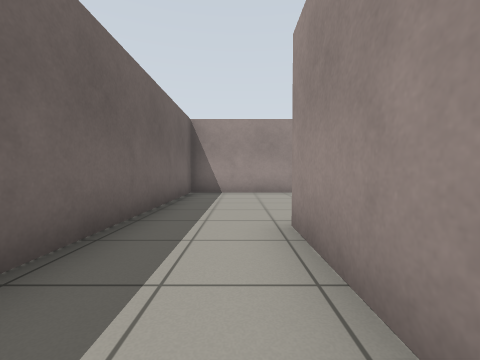
View 1 (above)

24 first-person views from a walk through a robot-simulator world made for Gazebo. The camera is 0.72 m above the floor, tilts 2° down and sees 90° across. The floor is counted in squares, 1 m on a side. Each view is taken from the middle of a square. On the plan, view 1 faces up. The plan holds only what a view shows up to about 9 squares ahead; the rest is blank.

View 2
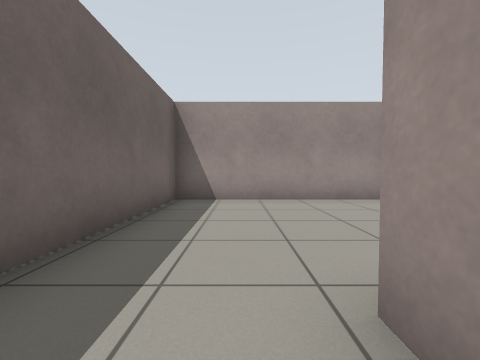

View 3
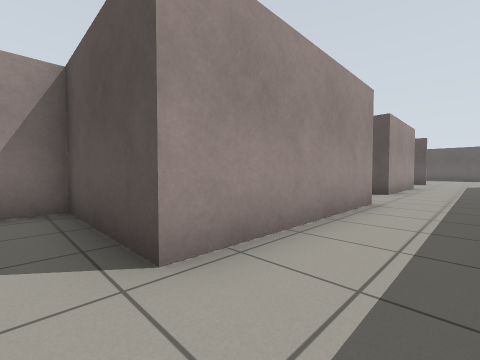

View 4
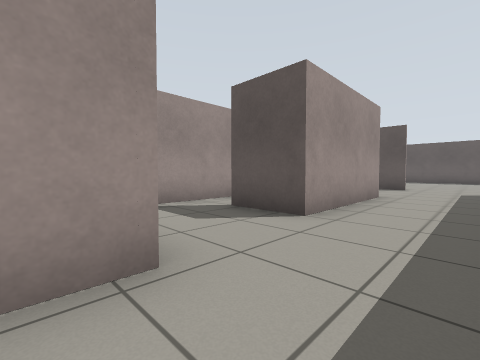

View 5
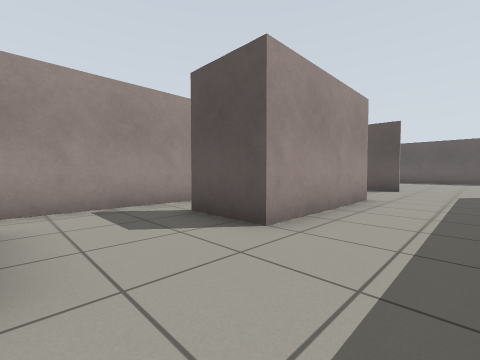

View 6
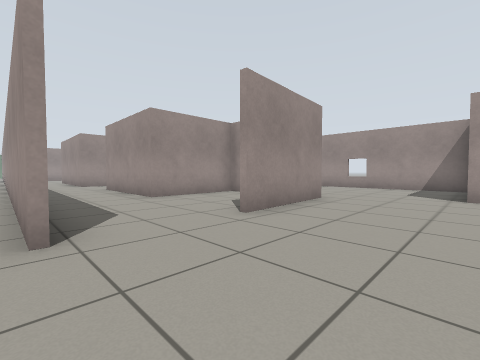

View 7
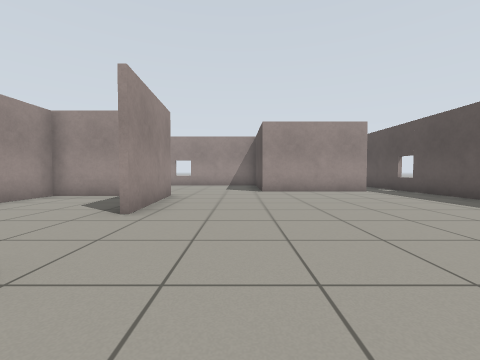

View 8
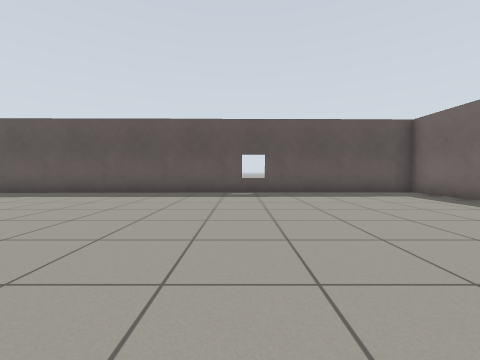

View 9
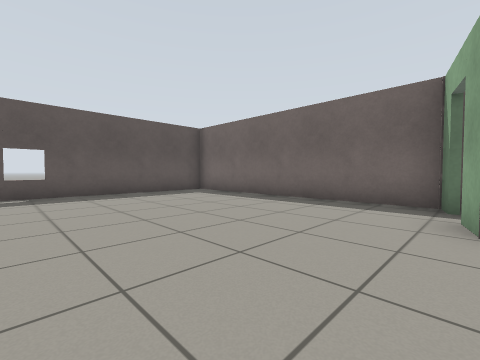

View 10
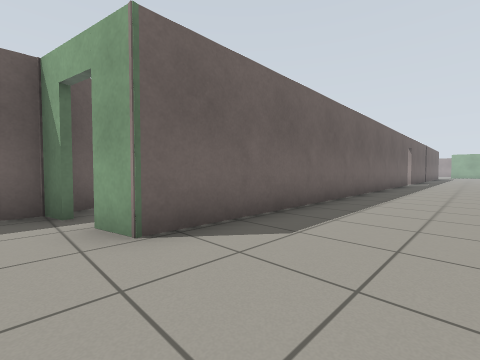

View 11
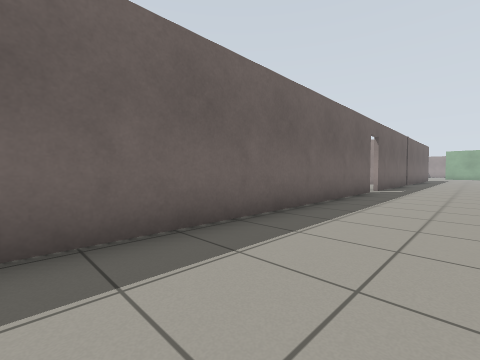

View 12
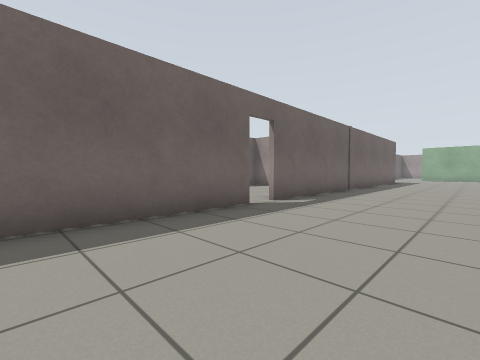

View 13
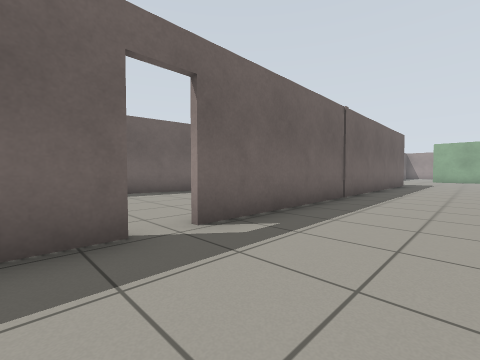

View 14
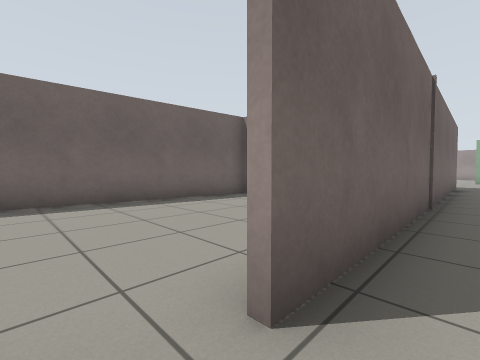

View 15
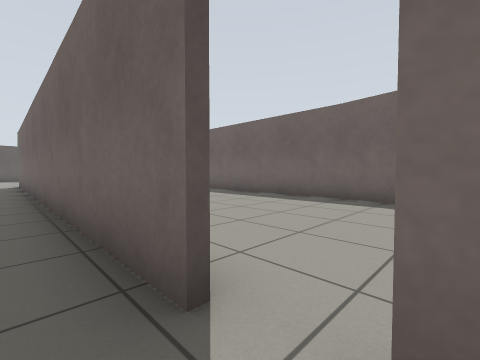

View 16
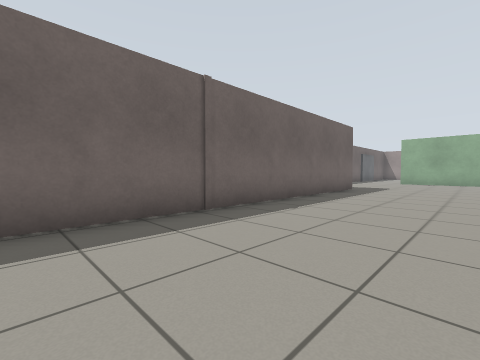

View 17
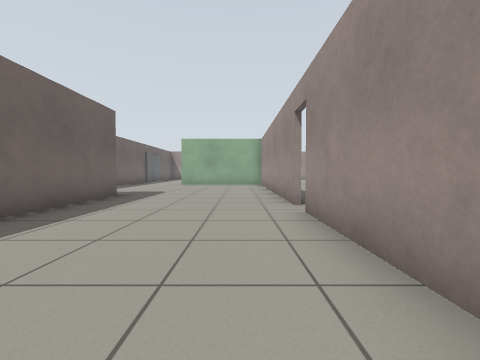

View 18
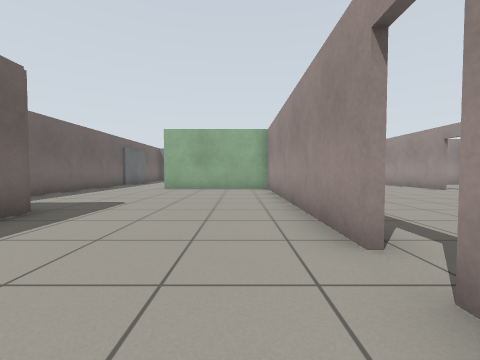

View 19
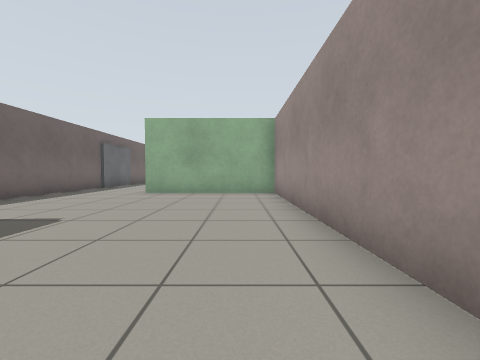

View 20
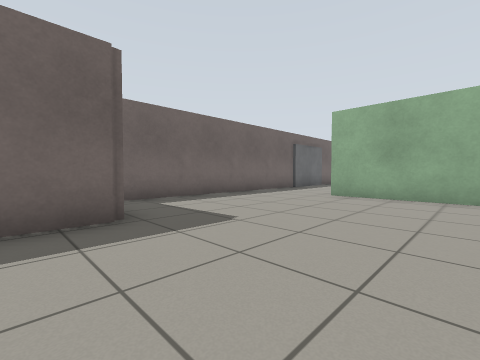

View 21
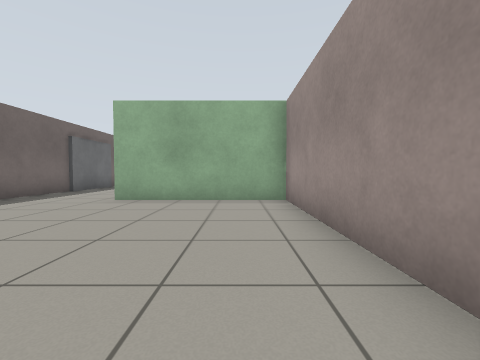

View 22
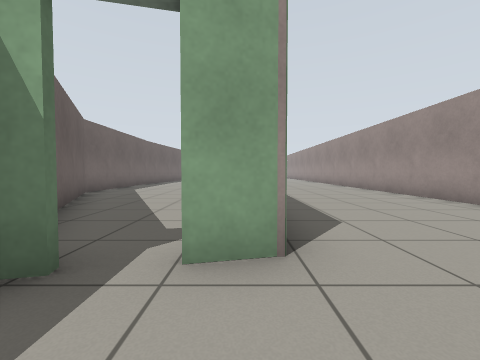

View 23
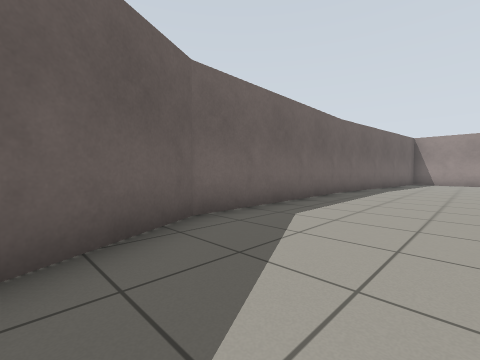

View 24
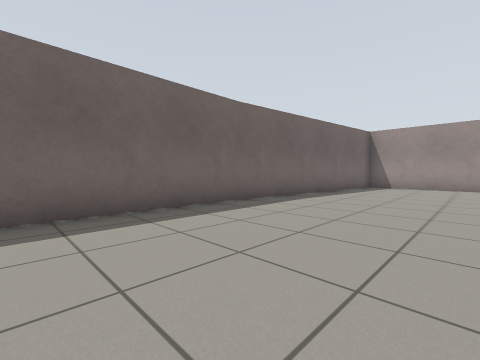

### Floor plan
Ten units are one square. View 1 is at (0, 0); x grows to the right and y downward. Boxes are objects, and circles mark ways between rooms. Rooms are numbered by the first view taken in them; rooms with no view inside come last. Other rooms are left out.
<svg viewBox="-129 -226 195 434">
<path fill="none" stroke="#000" d="M7 19 7 -32 40 -32 40 -41M38 -82 -17 -82 -17 -16M10 85 10 45M-67 -21 -66 120 -75 122M-18 121 -18 31M10 120 20 119M41 105 41 85 10 85M-82 123 -89 125 -89 203 61 201M34 120 10 121M-18 -91 -18 -124M56 186 56 148M-18 -131 -18 -211 -62 -211M-67 -153 -67 -28M-90 -201 -90 -182M-92 -214 -92 -161M-90 -221 -90 -202M-124 -4 -123 58 -104 96M-80 -77 -91 -77M-115 -77 -124 -3M-93 117 -89 125M10 45 28 45M41 58 40 19"/>
<circle cx="-5" cy="80" r="3" fill="#2a7"/>
<circle cx="15" cy="35" r="3" fill="#2a7"/>
<circle cx="-70" cy="-25" r="3" fill="#2a7"/>
<circle cx="-80" cy="120" r="3" fill="#2a7"/>
<text x="0" y="-10">1</text>
<text x="-30" y="40">2</text>
<text x="-90" y="10">3</text>
<text x="20" y="40">4</text>
</svg>
Room 1 opens to room 2. Room 1 opens to room 4. Room 2 opens to room 3.

Where each view was taken, in squares from view 1:
view 1: 0 up, 0 right, facing up
view 2: 2 up, 0 right, facing up
view 3: 4 up, 1 left, facing down-right
view 4: 1 down, 1 left, facing down-right
view 5: 2 down, 1 left, facing down-right
view 6: 15 down, 2 left, facing up-right
view 7: 14 down, 3 left, facing right
view 8: 12 down, 3 left, facing down
view 9: 12 down, 3 left, facing down-left
view 10: 13 down, 4 left, facing up-left
view 11: 7 down, 4 left, facing up-left
view 12: 2 down, 3 left, facing up-left
view 13: 1 up, 4 left, facing up-left
view 14: 2 up, 6 left, facing up-left
view 15: 3 up, 6 left, facing down-left
view 16: 5 up, 3 left, facing up-left
view 17: 8 up, 3 left, facing up
view 18: 11 up, 3 left, facing up
view 19: 13 up, 3 left, facing up
view 20: 14 up, 3 left, facing up-left
view 21: 15 up, 3 left, facing up
view 22: 14 down, 7 left, facing up
view 23: 8 down, 9 left, facing up-left
view 24: 4 down, 8 left, facing up-left
